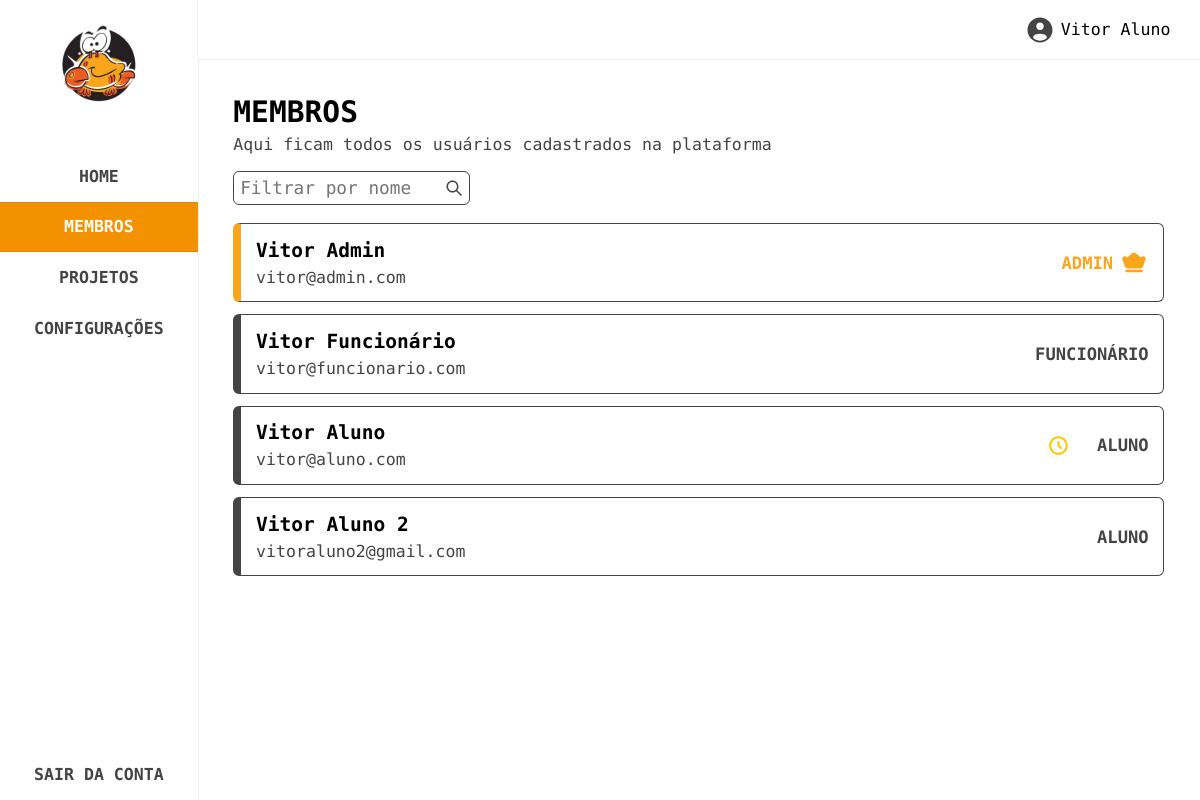
/membros (signed in), run on the app's committed database.
### tables this page shows
CREATE TABLE IF NOT EXISTS `users` (
  `id` bigint(100) NOT NULL AUTO_INCREMENT,
  `name` varchar(100) DEFAULT NULL,
  `email` varchar(150) DEFAULT NULL,
  `phone` varchar(100) DEFAULT NULL,
  `registration_number` bigint(100) DEFAULT NULL,
  `course` varchar(100) DEFAULT NULL,
  `year` varchar(100) DEFAULT NULL,
  `institution` varchar(150) DEFAULT NULL,
  `hours_to_be_validated` int(100) DEFAULT NULL,
  `password` varchar(150) DEFAULT NULL,
  `role` bigint(100) DEFAULT NULL,
  `approved` int(100) DEFAULT 0,
  PRIMARY KEY (`id`)
);

### routes/routes.php (called while the page is built, shortened)
<?php
$route = isset($_GET['url']) ? $_GET['url'] : '';
function is_project_route($route) {
    return preg_match('/^projeto\/([a-zA-Z0-9-]+)$/', $route);
}
function is_activity_route($route) {
    return preg_match('/^projeto\/([a-zA-Z0-9-]+)\/([a-zA-Z0-9-]+)$/', $route);
}
if (is_project_route($route)) {
    preg_match('/^projeto\/([a-zA-Z0-9-]+)$/', $route, $matches);
    $slug = $matches[1];
    $file = './pages/project-single.php';
    $_GET['slug'] = $slug;
} else {
    switch ($route) {
        case 'membros':
            $file = './pages/members.php';
            break;
    }
}
include $file;
?>

### config/config.php (called while the page is built, shortened)
<?php
function base_url($path) {
    return rtrim(BASE_URL, '/') . '/' . ltrim($path, '/');
}
?>

### controllers/users.php (called while the page is built, shortened)
<?php
include_once __DIR__ . '/../config/config.php';
include_once __DIR__ . '/../db/db.php';
function get_all_users($filter_name, $page, $limit = 30) {
    global $connect;
    $offset = ($page - 1) * $limit;
    $filter_query = $filter_name ? "WHERE name LIKE ?" : "";
    $sql = "SELECT * FROM users $filter_query LIMIT ? OFFSET ?";
    $stmt = $connect->prepare($sql);
    if ($filter_name) {
        $filter_name_param = '%' . $filter_name . '%';
        $stmt->bind_param("sii", $filter_name_param, $limit, $offset);
    } else {
        $stmt->bind_param("ii", $limit, $offset);
    }
    $stmt->execute();
    $result = $stmt->get_result();
    $users = $result->fetch_all(MYSQLI_ASSOC);
    return $users;
}
?>

### pages/members.php (the view, shortened to what this page needs)
<?php
include_once __DIR__ . '/../controllers/users.php';
$filter_name = isset($_GET['name']) ? $_GET['name'] : '';
$page = isset($_GET['page']) ? intval($_GET['page']) : 1;
$users = get_all_users($filter_name, $page);
?>
<section class="members" data-page="members">
    <?php include __DIR__ . '/../partials/sidebar.php'; ?>
    <div class="main">
        <?php include __DIR__ . '/../partials/topbar.php'; ?>
        <div class="content">
            <div class="header">
                <span>
                    <h3>MEMBROS</h3>
                    <p>Aqui ficam todos os usuários cadastrados na plataforma</p>
                </span>
            </div>
            <div class="filter">
                <form action="" method="GET" id="filter-user-form">
                    <div class="input">
                        <input id="filter-user-name" type="text" name="name" placeholder="Filtrar por nome" value="<?= htmlspecialchars($filter_name) ?>">
                        <button type="submit">
                            <img src="<?= base_url('assets/images/svg/search.svg') ?>" alt="search">
                        </button>
                    </div>
                </form>
            </div>
            <div class="users">
                <?php if(count($users) > 0): ?>
                    <?php foreach($users as $user): ?>
                        <div class="card" data-role="<?= $user['role'] ?>">
                            <div class="left">
                                <span class="infos">
                                    <h5><?= $user['name'] ?></h5>
                                    <p><?= $user['email'] ?></p>
                                </span>
                            </div>
                            <div class="right">
                                <?php if(
                                    intval($user['approved']) != 1
                                ): ?>
                                    <span class="approved">
                                        <img src="<?= base_url('assets/images/svg/pending.svg') ?>" alt="pending" title="Aprovação Pendente">
                                    </span>
                                <?php endif; ?>
                                <span class="role">
                                    <?php if(intval($user['role']) == 1): ?>
                                        <h6>
                                            ADMIN
                                            <img src="<?= base_url('assets/images/svg/crown.svg') ?>" alt="crown">
                                        </h6>
                                    <?php elseif(intval($user['role']) == 2): ?>
                                        <h6>FUNCIONÁRIO</h6>
                                    <?php else: ?>
                                        <h6>ALUNO</h6>
                                    <?php endif; ?>
                                </span>
                            </div>
                        </div>
                    <?php endforeach; ?>
                <?php else: ?>
                    <p class="not-found">Nenhum resultado encontrado.</p>
                <?php endif; ?>
            </div>
        </div>
    </div>
</section>

### assets/sass/style.css (style rules this page uses)
html { font-size: 74%; }
h1, h2, h3, h4, h5, h6 { font-weight: 600; }
h3 { font-size: 2.5rem; }
h5 { font-size: 1.65rem; }
h6 { font-size: 1.45rem; }
p, li, label { font-size: 1.4rem; list-style: none; }
* { margin: 0; padding: 0; box-sizing: border-box; font-family: "Encode Sans Expanded", sans-serif; }
body, html { overflow-x: hidden; }
section.members { position: relative; z-index: 5; display: flex; max-height: 100vh; }
section.members .main { width: 100%; }
section.members .main .content { display: flex; flex-direction: column; padding: 3rem; width: 100%; height: calc(100% - 5rem); overflow-y: auto; }
section.members .main .content .header { display: flex; justify-content: space-between; gap: 2rem; }
section.members .main .content .header span:first-child { display: flex; flex-direction: column; gap: 0.5rem; }
section.members .main .content .header span:first-child h3 { color: #000; font-weight: 700; }
section.members .main .content .header span:first-child p { color: #444444; font-weight: 400; }
section.members .main .content .filter { position: relative; margin: 1.5rem 0; display: flex; align-items: center; gap: 0.5rem; }
section.members .main .content .filter form { display: flex; align-items: center; gap: 0.5rem; }
section.members .main .content .filter form .input { position: relative; border: 1px solid #444444; border-radius: 6px; color: #000; width: 20rem; max-width: 100%; display: flex; align-items: center; }
section.members .main .content .filter form .input img { margin-left: 1rem; }
section.members .main .content .filter form .input input { position: relative; width: 100%; font-size: 1.5rem; border: none; outline: none; padding: 0.5rem; border-radius: 6px; }
section.members .main .content .filter form .input button { background: none; border: none; padding: 0.25rem; height: 100%; display: flex; justify-content: center; align-items: center; cursor: pointer; }
section.members .main .content .filter form .input button img { width: 2rem; margin: 0; }
section.members .main .content .users { position: relative; height: auto; display: flex; flex-direction: column; gap: 1rem; padding-bottom: 2rem; }
section.members .main .content .users .card { position: relative; display: flex; justify-content: space-between; align-items: center; gap: 1rem; padding: 1.25rem; border-radius: 6px; border: 1px solid #444444; border-left: 8px solid #444444; }
section.members .main .content .users .card[data-role="1"] { border-left: 8px solid #F9A61A; }
section.members .main .content .users .card[data-role="1"] .right .role h6 { color: #F9A61A; font-weight: 700; }
section.members .main .content .users .card .left .infos { display: flex; flex-direction: column; gap: 0.5rem; }
section.members .main .content .users .card .left .infos h5 { color: #000; font-weight: 700; }
section.members .main .content .users .card .left .infos p { color: #444444; font-weight: 400; }
section.members .main .content .users .card .right { display: flex; align-items: center; gap: 2rem; }
section.members .main .content .users .card .right .approved { display: flex; justify-content: center; align-items: center; }
section.members .main .content .users .card .right .approved img { width: 2.5rem; }
section.members .main .content .users .card .right .role h6 { display: flex; justify-content: center; align-items: center; gap: 0.5rem; color: #444444; font-weight: 700; }
section.members .main .content .users .card .right .role h6 img { width: 2.5rem; }

### data on the page
users: name "Vitor Admin", email "vitor@admin.com", role 1 (drawn)
users: name "Vitor Funcionário", email "vitor@funcionario.com", role "FUNCIONÁRIO"
users: name "Vitor Aluno", email "vitor@aluno.com", approved 0 (drawn), role "ALUNO"
users: name "Vitor Aluno 2", email "vitoraluno2@gmail.com", role "ALUNO"

### other printed values
$user_info['name'] "Vitor Aluno"
